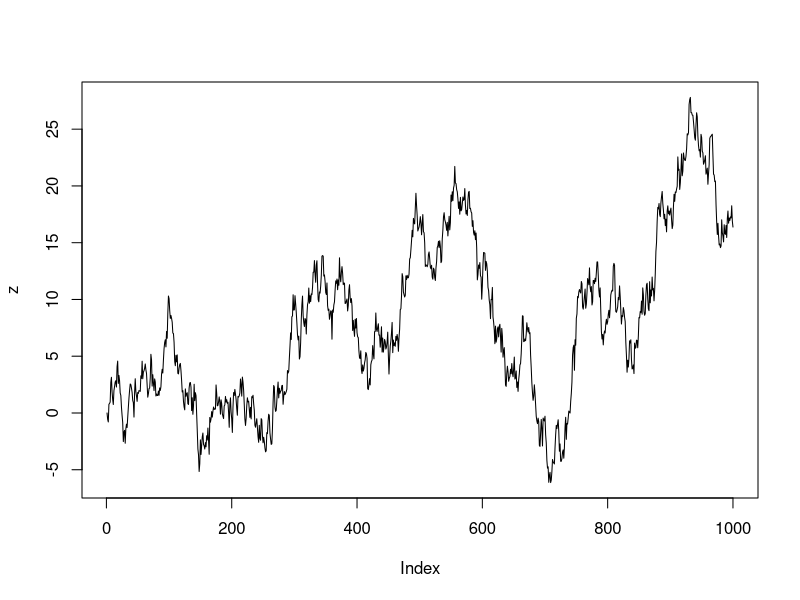
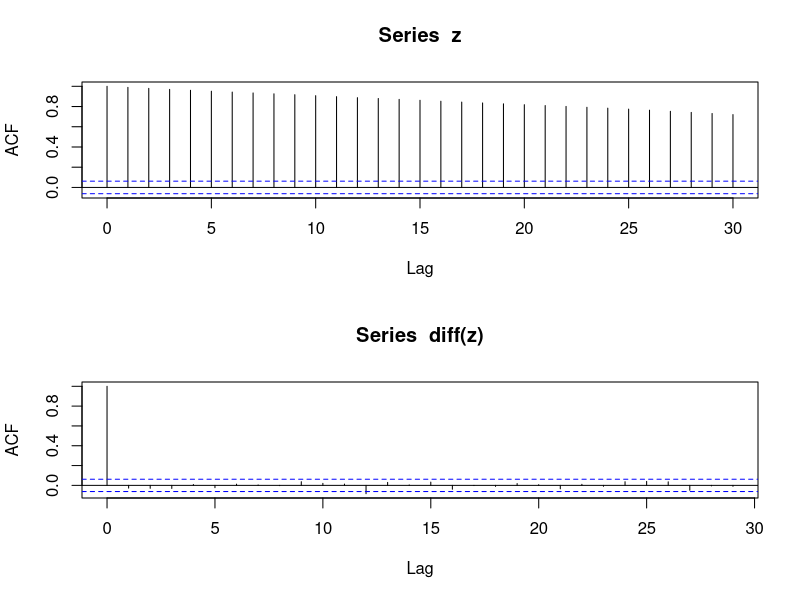
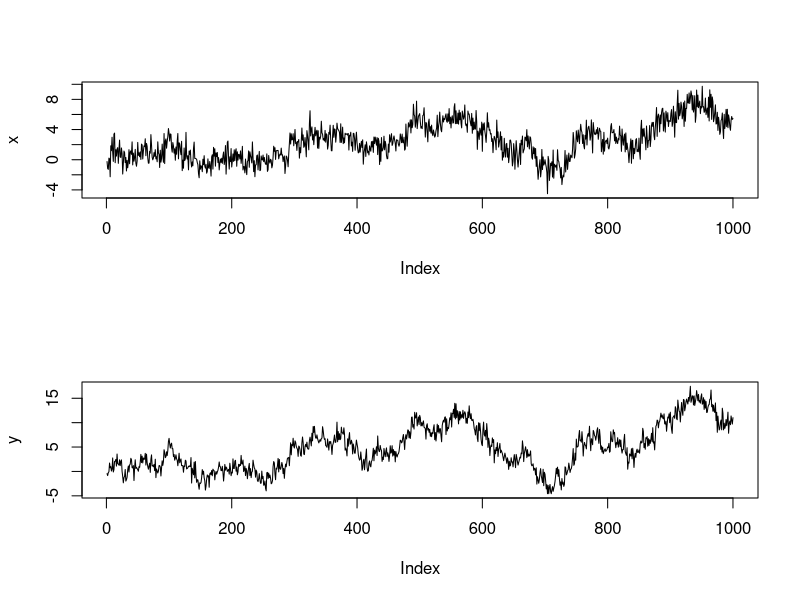
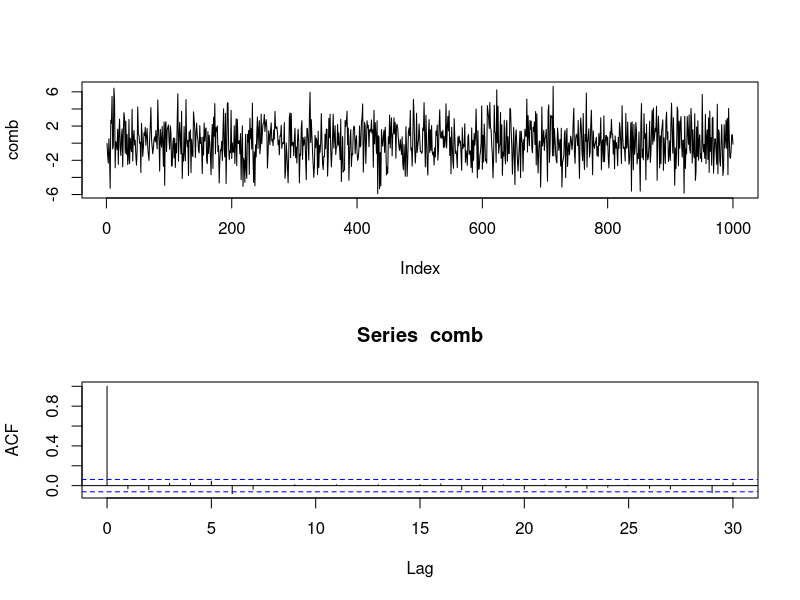

Recreate these plots in R, in order.
set.seed(123)

z <- rep(0, 1000)

for (i in 2:1000) 
  z[i] <- z[i-1] + rnorm(1)

plot(z, type="l")

layout(1:2)
acf(z)
acf(diff(z))

x <- y <- rep(0, 1000)
x <- 0.3 * z + rnorm(1000)
y <- 0.6 * z + rnorm(1000)

layout(1:2)
plot(x, type="l")
plot(y, type="l")

comb <- 2*x - y

layout(1:2)
plot(comb, type="l")
acf(comb)

library("tseries")
adf.test(comb)

pp.test(comb)

po.test(cbind(2*x, -1.0*y))